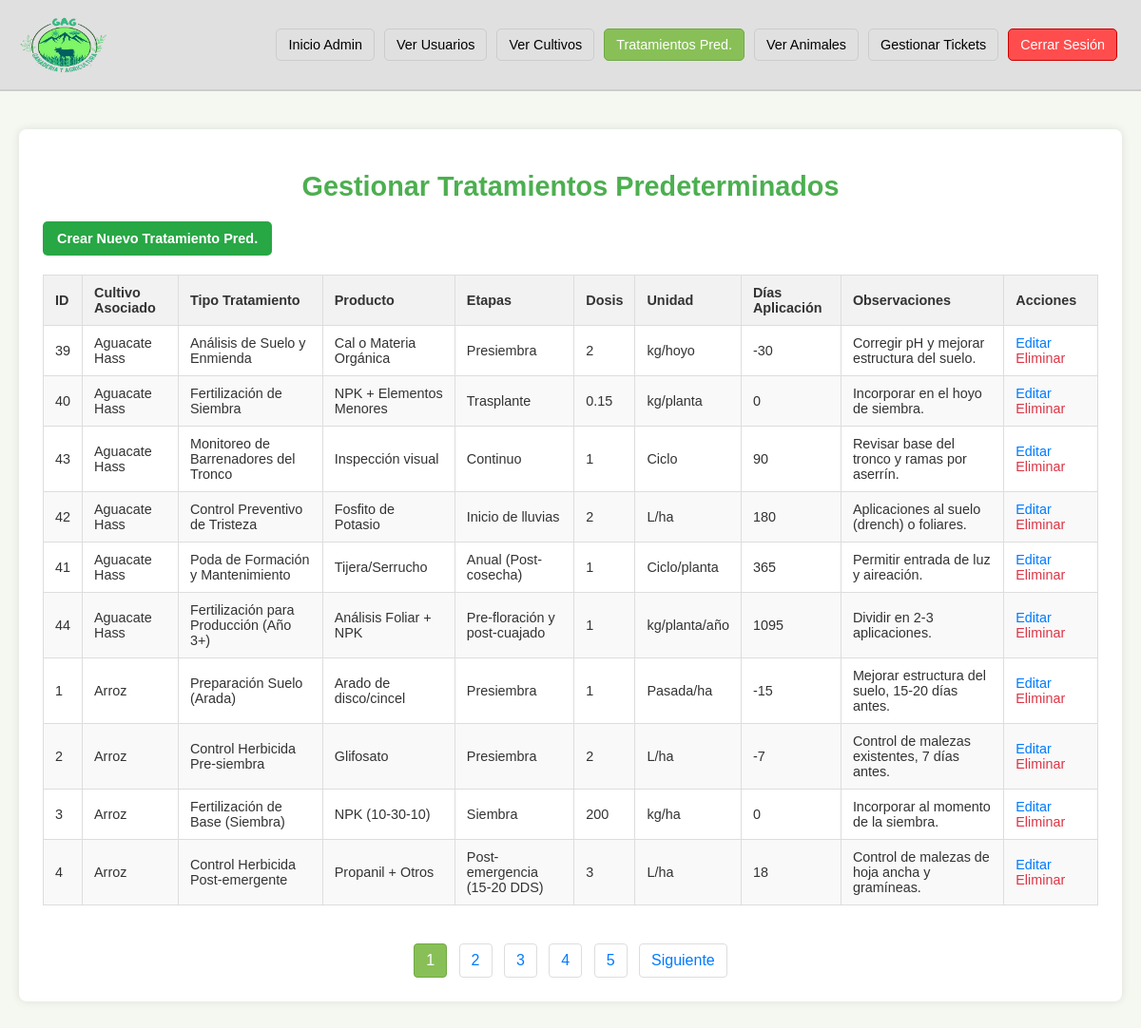
Screenshot of /php/admin/admin_manage_trat_pred.php (signed in) with the database file from the repository.
### tables this page shows
CREATE TABLE `tratamientos_predeterminados` (
  `id_trat_pred` int(11) NOT NULL,
  `id_tipo_cultivo` int(11) NOT NULL,
  `tipo_tratamiento` varchar(50) NOT NULL,
  `producto_usado` varchar(50) NOT NULL,
  `etapas` varchar(100) NOT NULL,
  `dosis` decimal(8,2) NOT NULL,
  `unidad_dosis` varchar(20) DEFAULT 'kg/ha',
  `observaciones` varchar(100) DEFAULT NULL,
  `dias_despues_inicio_aplicacion` int(11) DEFAULT 0
);

CREATE TABLE `tipos_cultivo` (
  `id_tipo_cultivo` int(11) NOT NULL,
  `nombre_cultivo` varchar(50) NOT NULL,
  `tiempo_estimado_frutos` int(11) DEFAULT NULL
);

### php/admin/admin_manage_trat_pred.php (the view, shortened to what this page needs)
<?php
include '../conexion.php';
$mensaje_error = '';
$registros_por_pagina = 10;
$pagina_actual = isset($_GET['pagina']) ? (int)$_GET['pagina'] : 1;
$offset = ($pagina_actual - 1) * $registros_por_pagina;
$tratamientos_pred = [];
$total_registros = 0;
if (!isset($pdo)) {
    $mensaje_error = "Error: Conexión a la base de datos no disponible.";
} else {
    try {
        $sql_total = "SELECT COUNT(*) FROM tratamientos_predeterminados";
        $total_registros = $pdo->query($sql_total)->fetchColumn();
        $sql = "SELECT tp.*, tc.nombre_cultivo
                FROM tratamientos_predeterminados tp
                JOIN tipos_cultivo tc ON tp.id_tipo_cultivo = tc.id_tipo_cultivo
                ORDER BY tc.nombre_cultivo, tp.dias_despues_inicio_aplicacion, tp.tipo_tratamiento
                LIMIT :limit OFFSET :offset";
        $stmt = $pdo->prepare($sql);
        $stmt->bindValue(':limit', $registros_por_pagina, PDO::PARAM_INT);
        $stmt->bindValue(':offset', $offset, PDO::PARAM_INT);
        $stmt->execute();
        $tratamientos_pred = $stmt->fetchAll(PDO::FETCH_ASSOC);
    } catch (PDOException $e) {
        $mensaje_error = "Error al obtener tratamientos predeterminados: " . $e->getMessage();
    }
}
$total_paginas = ceil($total_registros / $registros_por_pagina);
?>
<!DOCTYPE html>
<html lang="es">
<head>
</head>
<body>
    <div class="header">
        <div class="logo">
            <img src="../../img/logo.png" alt="Logo GAG">
        </div>
        <nav class="menu" id="mainMenu">
            <a href="admin_dashboard.php">Inicio Admin</a>
            <a href="view_users.php">Ver Usuarios</a>
            <a href="view_all_crops.php">Ver Cultivos</a>
            <a href="admin_manage_trat_pred.php" class="active">Tratamientos Pred.</a>
            <a href="view_all_animals.php">Ver Animales</a>
            <a href="manage_tickets.php">Gestionar Tickets</a>
            <a href="../cerrar_sesion.php" class="exit">Cerrar Sesión</a>
        </nav>
    </div>
    <div class="page-container">
        <div class="gestion-container">
            <h1 class="page-title">Gestionar Tratamientos Predeterminados</h1>
            <a href="admin_edit_trat_pred.php" class="btn-add-new">Crear Nuevo Tratamiento Pred.</a>
            <?php if (empty($tratamientos_pred) && empty($mensaje_error)): ?>
                <p class="no-records">No hay tratamientos predeterminados registrados.</p>
            <?php elseif (!empty($tratamientos_pred)): ?>
                <div class="table-responsive">
                    <table>
                        <thead>
                            <tr>
                                <th>ID</th>
                                <th>Cultivo Asociado</th>
                                <th>Tipo Tratamiento</th>
                                <th>Producto</th>
                                <th>Etapas</th>
                                <th>Dosis</th>
                                <th>Unidad</th>
                                <th>Días Aplicación</th>
                                <th>Observaciones</th>
                                <th>Acciones</th>
                            </tr>
                        </thead>
                        <tbody>
                            <?php foreach ($tratamientos_pred as $trat): ?>
                                <tr>
                                    <td><?php echo htmlspecialchars($trat['id_trat_pred']); ?></td>
                                    <td><?php echo htmlspecialchars($trat['nombre_cultivo']); ?></td>
                                    <td><?php echo htmlspecialchars($trat['tipo_tratamiento']); ?></td>
                                    <td><?php echo htmlspecialchars($trat['producto_usado']); ?></td>
                                    <td><?php echo htmlspecialchars($trat['etapas']); ?></td>
                                    <td><?php echo htmlspecialchars(rtrim(rtrim(number_format($trat['dosis'], 2, '.', ''), '0'), '.')); ?></td>
                                    <td><?php echo htmlspecialchars($trat['unidad_dosis']); ?></td>
                                    <td><?php echo htmlspecialchars($trat['dias_despues_inicio_aplicacion']); ?></td>
                                    <td><?php echo htmlspecialchars($trat['observaciones'] ?: '-'); ?></td>
                                    <td class="actions">
                                        <a href="admin_edit_trat_pred.php?id=<?php echo $trat['id_trat_pred']; ?>">Editar</a>
                                        <a href="admin_delete_trat_pred.php?id=<?php echo $trat['id_trat_pred']; ?>" class="delete" onclick="return confirm('¿Estás seguro de eliminar este tratamiento predeterminado? Esta acción no se puede deshacer.');">Eliminar</a>
                                    </td>
                                </tr>
                            <?php endforeach; ?>
                        </tbody>
                    </table>
                </div>
                <div class="pagination">
                    <?php if ($total_paginas > 1): ?>
                        <?php for ($i = 1; $i <= $total_paginas; $i++): ?>
                            <a href="?pagina=<?php echo $i; ?>" <?php echo $i === $pagina_actual ? 'class="current"' : ''; ?>><?php echo $i; ?></a>
                        <?php endfor; ?>
                        <?php if ($pagina_actual < $total_paginas): ?>
                            <a href="?pagina=<?php echo ($pagina_actual + 1); ?>">Siguiente</a>
                        <?php endif; ?>
                    <?php endif; ?>
                </div>
            <?php endif; ?>
        </div>
    </div>
</body>
</html>

### php/admin/admin_manage_trat_pred.php (style rules this page uses)
body { font-family: Arial, sans-serif; margin: 0; padding: 0; background-color: #f4f8f1; font-size: 16px; color: #333; }
.header { display: flex; align-items: center; justify-content: space-between; padding: 10px 20px; background-color: #e0e0e0; border-bottom: 2px solid #ccc; position: relative; }
.logo img { height: 70px; }
.menu { display: flex; align-items: center; }
.menu a { margin: 0 5px; text-decoration: none; color: black; padding: 8px 12px; border: 1px solid #ccc; border-radius: 5px; transition: background-color 0.3s, color 0.3s; white-space: nowrap; font-size: 0.9em; }
.menu a.active, .menu a:hover { background-color: #88c057; color: white !important; border-color: #70a845; }
.menu a.exit { background-color: #ff4d4d; color: white !important; border: 1px solid #cc0000; }
.page-container { max-width: 1200px; margin: 20px auto; padding: 20px; }
.page-title { text-align: center; color: #4caf50; margin-bottom: 20px; font-size: 1.8em; }
.gestion-container { background-color: #fff; border-radius: 8px; box-shadow: 0 0 10px rgba(0,0,0,0.1); padding: 25px; }
.btn-add-new { display: inline-block; margin-bottom: 20px; padding: 10px 15px; background-color: #28a745; color: white !important; text-decoration: none; border-radius: 5px; font-weight: bold; font-size: 0.9em; }
.table-responsive { overflow-x: auto; }
table { width: 100%; border-collapse: collapse; margin-bottom: 20px; font-size: 0.9em; }
th, td { border: 1px solid #ddd; padding: 10px 12px; text-align: left; }
th { background-color: #f2f2f2; font-weight: bold; }
tr:nth-child(even) { background-color: #f9f9f9; }
td.actions a { margin-right: 8px; color: #007bff; text-decoration: none; }
td.actions a.delete { color: #dc3545; }
.pagination { text-align: center; margin-top: 20px; }
.pagination a, .pagination span { display: inline-block; padding: 8px 12px; margin: 0 4px; text-decoration: none; color: #007bff; border: 1px solid #ddd; border-radius: 4px; }
.pagination .current { background-color: #88c057; color: white !important; border-color: #70a845; }

### rows the page displays
tratamientos_predeterminados: id_trat_pred "39", id_tipo_cultivo.nombre_cultivo "Aguacate Hass", tipo_tratamiento "Análisis de Suelo y Enmienda", producto_usado "Cal o Materia Orgánica", etapas "Presiembra", dosis "2", unidad_dosis "kg/hoyo", dias_despues_inicio_aplicacion "-30", observaciones "Corregir pH y mejorar estructura del suelo."
tratamientos_predeterminados: id_trat_pred "40", id_tipo_cultivo.nombre_cultivo "Aguacate Hass", tipo_tratamiento "Fertilización de Siembra", producto_usado "NPK + Elementos Menores", etapas "Trasplante", dosis "0.15", unidad_dosis "kg/planta", dias_despues_inicio_aplicacion "0", observaciones "Incorporar en el hoyo de siembra."
tratamientos_predeterminados: id_trat_pred "43", id_tipo_cultivo.nombre_cultivo "Aguacate Hass", tipo_tratamiento "Monitoreo de Barrenadores del Tronco", producto_usado "Inspección visual", etapas "Continuo", dosis "1", unidad_dosis "Ciclo", dias_despues_inicio_aplicacion "90", observaciones "Revisar base del tronco y ramas por aserrín."
tratamientos_predeterminados: id_trat_pred "42", id_tipo_cultivo.nombre_cultivo "Aguacate Hass", tipo_tratamiento "Control Preventivo de Tristeza", producto_usado "Fosfito de Potasio", etapas "Inicio de lluvias", dosis "2", unidad_dosis "L/ha", dias_despues_inicio_aplicacion "180", observaciones "Aplicaciones al suelo (drench) o foliares."
tratamientos_predeterminados: id_trat_pred "41", id_tipo_cultivo.nombre_cultivo "Aguacate Hass", tipo_tratamiento "Poda de Formación y Mantenimiento", producto_usado "Tijera/Serrucho", etapas "Anual (Post-cosecha)", dosis "1", unidad_dosis "Ciclo/planta", dias_despues_inicio_aplicacion "365", observaciones "Permitir entrada de luz y aireación."
tratamientos_predeterminados: id_trat_pred "44", id_tipo_cultivo.nombre_cultivo "Aguacate Hass", tipo_tratamiento "Fertilización para Producción (Año 3+)", producto_usado "Análisis Foliar + NPK", etapas "Pre-floración y post-cuajado", dosis "1", unidad_dosis "kg/planta/año", dias_despues_inicio_aplicacion "1095", observaciones "Dividir en 2-3 aplicaciones."
tratamientos_predeterminados: id_trat_pred "1", id_tipo_cultivo.nombre_cultivo "Arroz", tipo_tratamiento "Preparación Suelo (Arada)", producto_usado "Arado de disco/cincel", etapas "Presiembra", dosis "1", unidad_dosis "Pasada/ha", dias_despues_inicio_aplicacion "-15", observaciones "Mejorar estructura del suelo, 15-20 días antes."
tratamientos_predeterminados: id_trat_pred "2", id_tipo_cultivo.nombre_cultivo "Arroz", tipo_tratamiento "Control Herbicida Pre-siembra", producto_usado "Glifosato", etapas "Presiembra", dosis "2", unidad_dosis "L/ha", dias_despues_inicio_aplicacion "-7", observaciones "Control de malezas existentes, 7 días antes."
tratamientos_predeterminados: id_trat_pred "3", id_tipo_cultivo.nombre_cultivo "Arroz", tipo_tratamiento "Fertilización de Base (Siembra)", producto_usado "NPK (10-30-10)", etapas "Siembra", dosis "200", unidad_dosis "kg/ha", dias_despues_inicio_aplicacion "0", observaciones "Incorporar al momento de la siembra."
tratamientos_predeterminados: id_trat_pred "4", id_tipo_cultivo.nombre_cultivo "Arroz", tipo_tratamiento "Control Herbicida Post-emergente", producto_usado "Propanil + Otros", etapas "Post-emergencia (15-20 DDS)", dosis "3", unidad_dosis "L/ha", dias_despues_inicio_aplicacion "18", observaciones "Control de malezas de hoja ancha y gramíneas."
